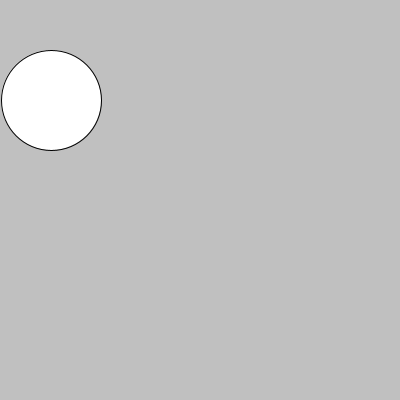
Frame 1 (no input)
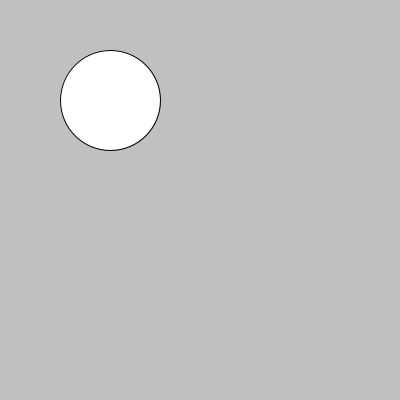
Frame 60 (the mouse pressed at the canvas centre just before this capture)
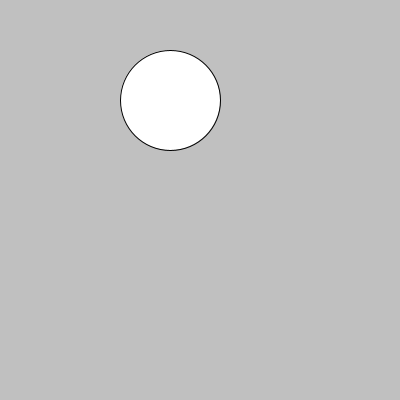
Frame 120 (the mouse held since frame 60 and released just before this capture)

The Processing sketch that drew these frames (run headless with seeded random() and noise(); from frame 60 on, the mouse is pressed at the canvas centre):

// Processing sketch: processing_114120
// ── processing_114120.pde

int diameter=100;
int positionX =50;
int Switch = 0;

void setup(){
  size(400,400);

}
  
void draw(){
  background(192);
  if(positionX>=width-diameter/2){
    Switch=1;
  }
  if(positionX==diameter/2){
    Switch=0;
}
if(Switch==0){
  positionX++;
  
}
else if(Switch==1){;
  positionX--;
  
}
  

 ellipse(positionX,100,diameter,diameter);
  
 } 
